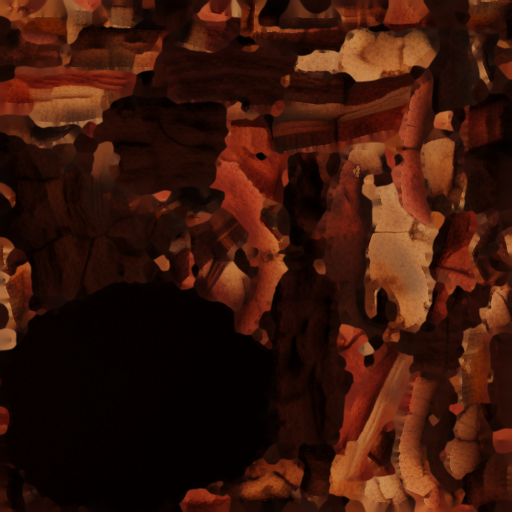
#> input picture assets/models/ai_boulder_trellis3dnet_Image_0.png, 1024 x 1024 px, given in place of sand_tile_hd.png, which was not available (shown at 1/2 size)
$ python make_rts_carbon_miasaki.py
#> lines starting #> are read from the running program, lines starting #| are printed output that depends on the picture
"""Fit Miasaki's ImageGen paint to Carbon's reusable sprite geometry and texture formats."""

from __future__ import annotations

import argparse
from pathlib import Path

import cv2
import numpy as np
from PIL import Image


ROOT = Path(__file__).resolve().parents[2]
SOURCE = ROOT / "assets/source_inputs/rts_carbon_miasaki"
CARBON = ROOT / "assets/textures/rts/carbon"
OUTPUT = ROOT / "assets/textures/rts/carbon_miasaki"
SAND = np.array([225.0, 167.0, 114.0], dtype=np.float32)


def read(path: Path) -> np.ndarray:
    with Image.open(path) as image:
        return np.array(image.convert("RGBA"), dtype=np.float32)


def original(key: str) -> np.ndarray:
    return read(CARBON / f"{key}_hd.png")


def paint(key: str) -> np.ndarray:
    return read(SOURCE / f"{key}.png")


def write(key: str, pixels: np.ndarray) -> None:
    OUTPUT.mkdir(parents=True, exist_ok=True)
    rgba = np.clip(np.rint(pixels), 0, 255).astype(np.uint8)
    Image.fromarray(rgba).save(OUTPUT / f"{key}_hd.png", optimize=True)


def resize(pixels: np.ndarray, width: int, height: int) -> np.ndarray:
    return cv2.resize(pixels, (width, height), interpolation=cv2.INTER_AREA)


def luminance(rgb: np.ndarray) -> np.ndarray:
    return rgb @ np.array([0.24, 0.65, 0.11], dtype=np.float32)


def ramp(value: np.ndarray, knots: list[float], colors: list[tuple[int, int, int]]) -> np.ndarray:
    return np.stack([np.interp(value, knots, channel) for channel in zip(*colors)], axis=-1)


def smoothstep(low: float, high: float, value: np.ndarray) -> np.ndarray:
    fraction = np.clip((value - low) / (high - low), 0.0, 1.0)
    return fraction * fraction * (3.0 - 2.0 * fraction)


def blend(base: np.ndarray, top: np.ndarray, strength: np.ndarray | float) -> np.ndarray:
    return base + (top - base) * np.expand_dims(strength, -1)


def tile_axis(rgb: np.ndarray, axis: int) -> np.ndarray:
    size = rgb.shape[axis]
    weight = np.sin(np.pi * np.arange(size, dtype=np.float32) / size) ** 2
    weights = weight[None, :] if axis == 1 else weight[:, None]
    return blend(np.roll(rgb, size // 2, axis), rgb, weights)


def sand_tile() -> None:
    sand = original("sand_tile")
#> in read, image is the input picture: PIL image 1024x1024 RGBA; mean R, G, B, A 57.5, 22.2, 10.5, 255
    h, w = sand.shape[:2]
    rgb = resize(paint("sand")[:, :, :3], w, h)
    rgb = tile_axis(tile_axis(rgb, 0), 1)
    # Keep the brush grain, with restrained contrast behind infantry.
    sand[:, :, :3] = SAND + (rgb - rgb.mean((0, 1))) * 0.53
    write("sand_tile", sand)


# [19 lines left out: function stone_grade, not called in this run]


def alpha_bounds(sprite: np.ndarray, threshold: int = 180) -> tuple[int, int, int, int]:
    rows, columns = np.nonzero(sprite[:, :, 3] >= threshold)
    return columns.min(), rows.min(), columns.max() + 1, rows.max() + 1


# [6 lines left out: function fit_asset, not called in this run]


def repaint_piece(key: str, source: np.ndarray, *, mirrored: bool = False) -> None:
    base = original(key)
    if mirrored:
        base = np.ascontiguousarray(base[:, ::-1])
    src = fit_asset(source, base)
    old = base[:, :, :3]
    underpainting = stone_grade(old)
    src_rgb = src[:, :, :3]
    support = smoothstep(110, 235, src[:, :, 3])
    # Carbon supplies the final alpha, so paint can never expand the map footprint.
    shaded = blend(underpainting, src_rgb, support)
    if key == "cliff_oasis" or key.startswith("rock_"):
        shadow = 1.0 - smoothstep(37, 102, luminance(old))
        shadow *= old[:, :, 0] > old[:, :, 1] - 3
        shaded *= 1.0 - shadow[:, :, None] * np.array([0.23, 0.21, 0.13])
    if key == "orichalcum_outcrop":
        # Keep the amber concentrated on the crystals and the surrounding stone cool.
        amber = smoothstep(26, 112, src_rgb[:, :, 0] - src_rgb[:, :, 2])
        amber *= smoothstep(185, 232, src_rgb[:, :, 0]) * support
        shaded = blend(shaded, src_rgb * np.array([1.09, 1.02, 0.72]), amber * 0.65)
    if key == "road_strip":
        shaded = tile_axis(shaded, 1)
    base[:, :, :3] = shaded
    # Godot still mirrors this sprite at draw time, exactly as it does in Carbon.
    write(key + "_mirrored" if mirrored else key, base[:, ::-1] if mirrored else base)


# [93 lines left out: functions cells, repaint_dunes, repaint_tank, unit_palette, repaint_infantry, repaint_portraits, not called in this run]


def proof() -> None:
    sand_tile()
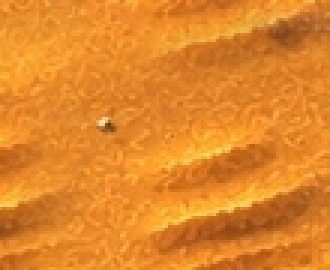
#> input picture assets/models/canyon_environment_tex_path_albedo_seamless.png, 110 x 90 px, given in place of sand.png, which was not available (shown 3 times larger)
#> in read, image is the input picture: PIL image 110x90 RGB; mean R, G, B 224.8, 134.8, 42.1
#> in resize, `return cv2.resize(pixels, (width, height), interpolation=cv2.INTER_AREA)`:
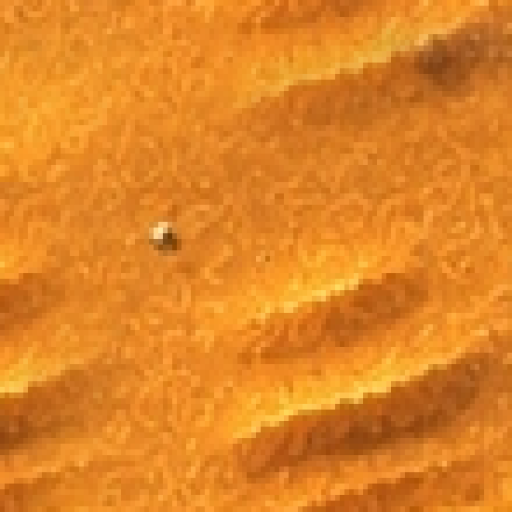
#> returned value: shape (1024, 1024, 3) float32 (shown at 1/2 size); mean of channels 0, 1, 2 224.9, 134.8, 42; drawn with min black and max white
#> in blend, `return base + (top - base) * np.expand_dims(strength, -1)`:
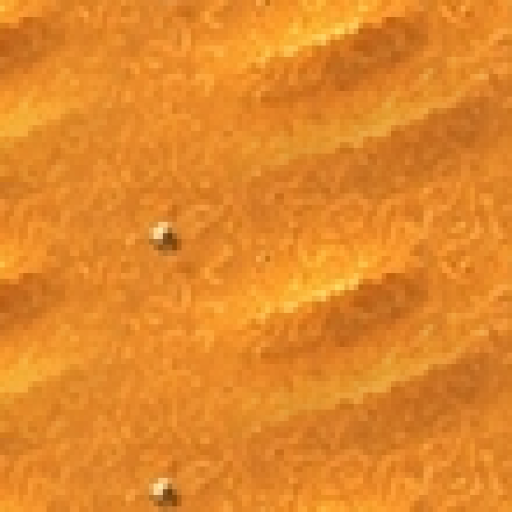
#> returned value: shape (1024, 1024, 3) float32 (shown at 1/2 size); mean of channels 0, 1, 2 227, 136.5, 42.5; drawn as R, G, B
#> in blend (call 2), `return base + (top - base) * np.expand_dims(strength, -1)`:
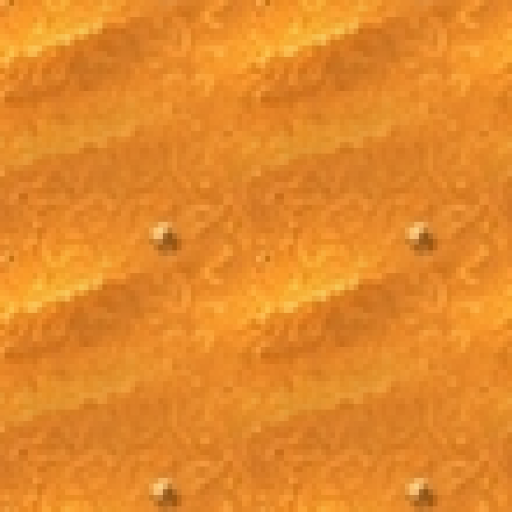
#> returned value: shape (1024, 1024, 3) float32 (shown at 1/2 size); mean of channels 0, 1, 2 228.3, 137.7, 42.8; drawn as R, G, B
#> in sand_tile, `sand[:, :, :3] = SAND + (rgb - rgb.mean((0, 1))) * 0.53`:
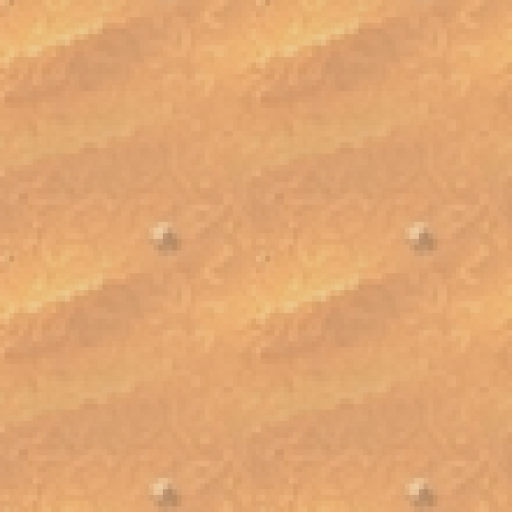
#> sand: shape (1024, 1024, 4) float32 (shown at 1/2 size); mean R, G, B, A 225, 166.8, 113.9, 255.9
    repaint_piece("cliff_oasis", paint("cliff"))
    repaint_piece("outpost_pad", paint("outpost"))
    repaint_infantry("red_soldier")
    repaint_tank("blue_tank_hull", 2)
    repaint_tank("blue_tank_turret", 1)


# [17 lines left out: function full_map, not called in this run]


if __name__ == "__main__":
    parser = argparse.ArgumentParser(description=__doc__)
    parser.add_argument("--proof", action="store_true", help="Only build the northeast proof set.")
    args = parser.parse_args()
#> (the run stopped early here; a loop or call above may not have finished)
